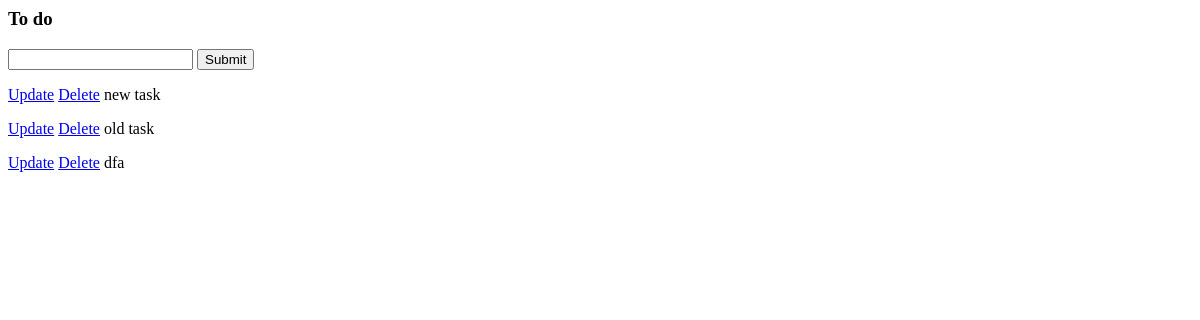
The app's page /, older data.
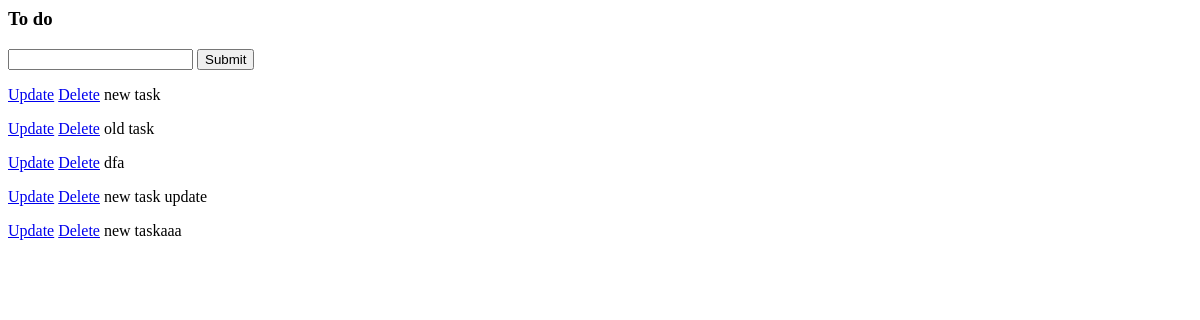
The same page, newer data.
### crud/models.py (models this page shows)
class crud(models.Model):
    title = models.CharField(max_length=150)
    complete = models.BooleanField(default=False)
    date_created = models.DateTimeField(auto_now_add=True)
    def __str__(self):
        return self.title

### crud/views.py (the view)
# urls.py: path('', views.index, name='list'),
def index(request):
    cruds = crud.objects.all()
    form = crudForm()
    if request.method == 'POST':
        form = crudForm(request.POST)
        if form.is_valid():
            form.save()
        return redirect('/')
    context = {'cruds':cruds, 'form':form}
    return render(request, 'crud/list.html', context)

### crud/forms.py
class crudForm(forms.ModelForm):
    class Meta:
        model = crud
        fields = '__all__'

### crud/templates/crud/list.html (shortened to what this page needs)
<h3>To do</h3>
<form method="POST" action="/">
    {{form.title}}
    <input type="submit" name="create task">
</form>
{% for crud in cruds %}
    <div>
        <p>
            <a href="{% url 'update' crud.id %}">Update</a>
            <a href="{% url 'delete' crud.id %}">Delete</a>
            {{crud}}
        </p>
    </div>
{% endfor %}

Row changes from the older to the newer data that the page shows:
added crud: title "new task update"
added crud: title "new taskaaa"
